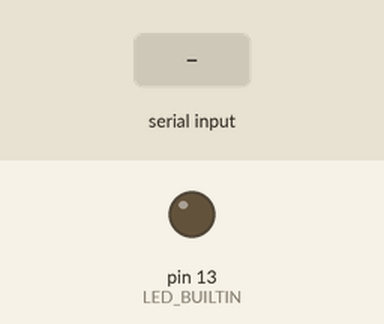
Simulated run of this sketch. Board: Arduino Uno, built with avr-gcc and run on an emulated ATmega328P. Parts: output pins drawn as LEDs (lit = HIGH). Inputs (shaded band) come from the test bench. What the sketch prints to the serial monitor is not drawn.

Above: at 1.2 s.
1.3 s: "1" received over Serial
At 3.7 s:
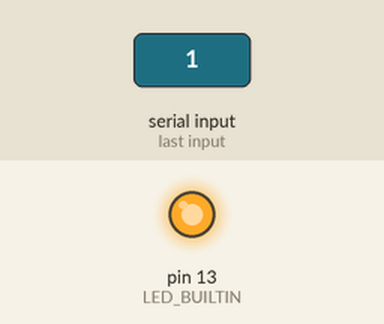
Timing chart, 0 to 10.3 s (numbered marks = the images above; inputs shaded):
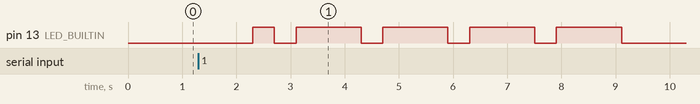

Measured:
- after the input at 1.3 s, pin 13 (LED_BUILTIN): LOW → HIGH after 1.0 s, then repeats every 1.6 s: LOW 0.40 s, HIGH 1.2 s

The sketch:

morse.ino
```cpp
#include "Traducteur.h"
Traducteur traducteur = Traducteur();  //crée un objet de la classe traducteur

void setup() {
  Serial.begin(9600);
  pinMode(LED_BUILTIN, OUTPUT);
}

void loop() {
  Serial.println("Quel phrase voulez vous traduire en morse ? ");
  while(Serial.available() == 0) {}       //ca permet de mettre en pause le terminal et d'attendre d'avoir une réponse pour le mettre dans motATraduire
  String motATraduire = Serial.readString();
  Serial.print("Vous avez choisi comme phrase : ");
  Serial.println(motATraduire);
  traducteur.traduitMot(motATraduire);
}
```

Traducteur.cpp
```cpp
#include "Traducteur.h"

Traducteur::Traducteur(){

}

//Permet de traduire une phrase
void Traducteur::traduitMot(String phrase){
    phrase.toLowerCase();                                    // met la phrase en minuscule
    tempsAncien=millis();                                    // on initialise le temps ancien à maintenant.
    for (int lettre=0;lettre<phrase.length();lettre++){      // pour toutes les lettres de la phrase à traduire
      for (int i=0;i<37;i++){                                // pour toutes les lettres présente dans le tableau
        char charLettre = TabTraductlettres[i][0].charAt(0); // récupère la lettre du tableau en un char
        if (phrase[lettre]==charLettre){                     // on regarde si la lettre du mot à traduire est égale au ième ocurance du tableau
            lettreTrouve(i);
            break;                                           // on a trouvé la lettre, on peut sortir de la boucle
        }
      }
    }
}

//Permet de faire le cas lorsque la lettre est trouvée
void Traducteur::lettreTrouve(int i){
  if (i==36){ // si c'est un espace
      Serial.println("Nouveau mot");
      attendre(2400);     //on attend 2400ms car c'est un nouveau mot
  }
  else{
      Serial.print("Lettre ou chiffre : ");
      Serial.println(TabTraductlettres[i][0]);
      for(int k=0;k<TabTraductlettres[i][1].length();k++){  // pour tout caractère de la traduction morse (nombre de court et de long)
          if(TabTraductlettres[i][1][k]==court){            // on vérifie si la traduction de la lettre en morse est court ou long
              Serial.print("court ");
              clignotementLed(400);  // lors d'une impulsion court, la led reste allumée pendant 400ms
          }
          else{
              Serial.print("long ");
              clignotementLed(1200); // lors d'une impulsion longue, la led reste allumée pendant 1200ms
          }
      }
      Serial.println();  // va à la ligne
      attendre(1200);    // entre chaque lettre on laisse un peu plus de delai
  }
}


//Permet d'attendre
void Traducteur::attendre(int duree){
  tempsActuel=millis();
  while((tempsActuel-tempsAncien)<=duree){
    tempsActuel=millis();
  }
  tempsAncien=tempsActuel;
}

//Allume la led pendant duree et éteint la led pendant 400ms
void Traducteur::clignotementLed(int duree){
  digitalWrite(LED_BUILTIN, true);  // on allume la led
  attendre(duree);                  // on laisse la led allumée pendant duree
  digitalWrite(LED_BUILTIN, false); // on éteint la led
  attendre(400);                    // on laisse la led éteinte pendant 400ms
}
```

Traducteur.h
```cpp
#include <Arduino.h>

class Traducteur {
    public :
      Traducteur();
      void traduitMot(String mot); // Fonction qui permet de traduire
    private :
      void lettreTrouve(int i);
      void attendre(int duree);
      void clignotementLed(int duree);
      const char court='s';               //correspond à un temps short donc court
      unsigned long tempsActuel=0;        //permet d'utiliser la fonction millis dans le Traducteur.cpp
      unsigned long tempsAncien=0;
      String TabTraductlettres[37][2]={   //met dans une matrice à deux colonnes la lettre de l'alphabet (colonne 1) et sa traduction en morse (colonne 2)
         {"0","lllll"},
         {"1","sllll"},
         {"2","sslll"},
         {"3","sssll"},
         {"4","ssssl"},
         {"5","sssss"},
         {"6","lssss"},
         {"7","llsss"},
         {"8","lllss"},
         {"9","lllls"},
         {"a","sl"},
         {"b","lsss"},
         {"c","lsls"},
         {"d","lss"},
         {"e","s"},
         {"f","ssls"},
         {"g","lls"},
         {"h","ssss"},
         {"i","ss"},
         {"j","slll"},
         {"k","lsl"},
         {"l","slss"},
         {"m","ll"},
         {"n","ls"},
         {"o","lll"},
         {"p","slls"},
         {"q","llsl"},
         {"r","sls"},
         {"s","sss"},
         {"t","l"},
         {"u","ssl"},
         {"v","sssl"},
         {"w","sll"},
         {"x","lssl"},
         {"y","lsll"},
         {"z","llss"},
         {" ",""},
         };
   };
```
